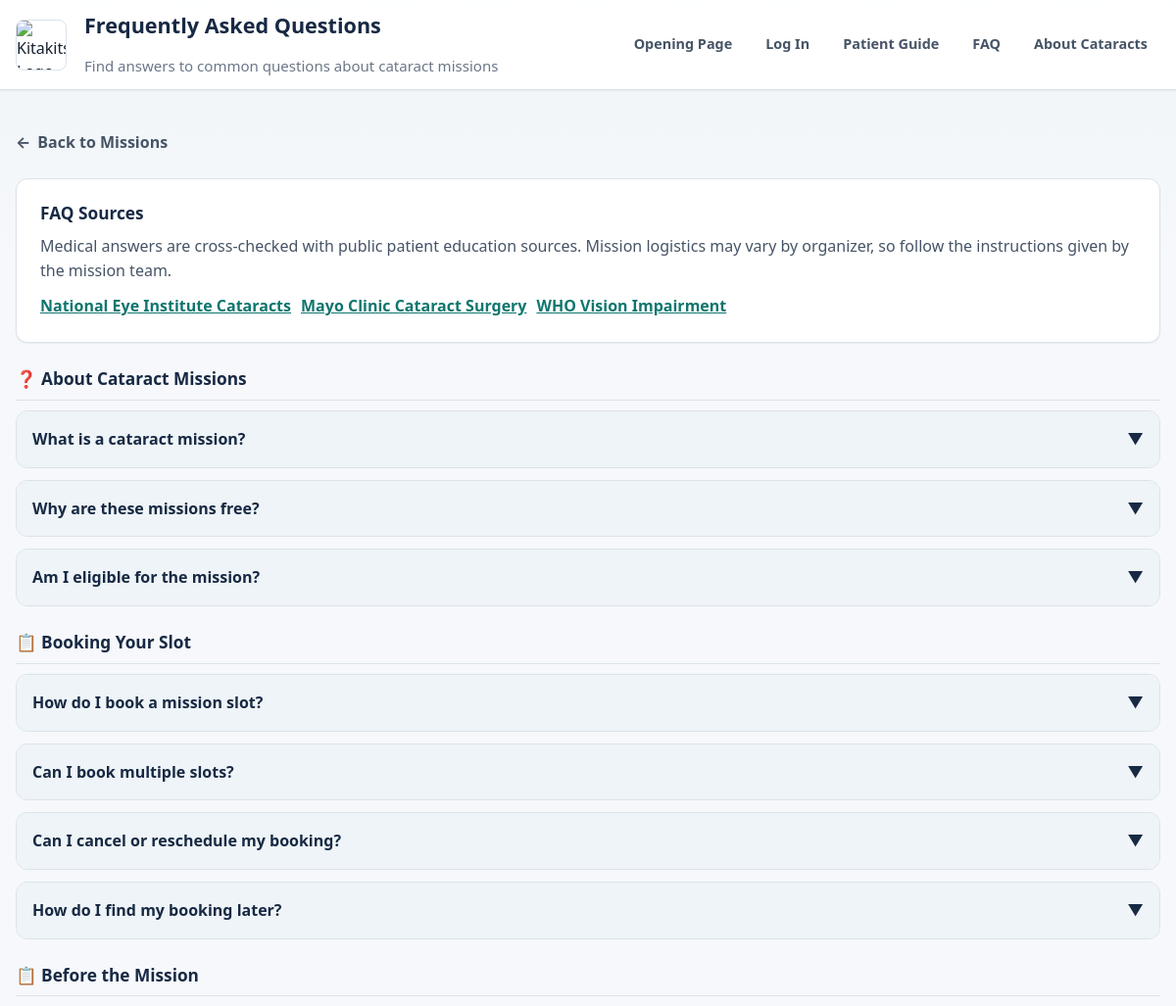
The app's page /pages/faq.php (upper part), older data.
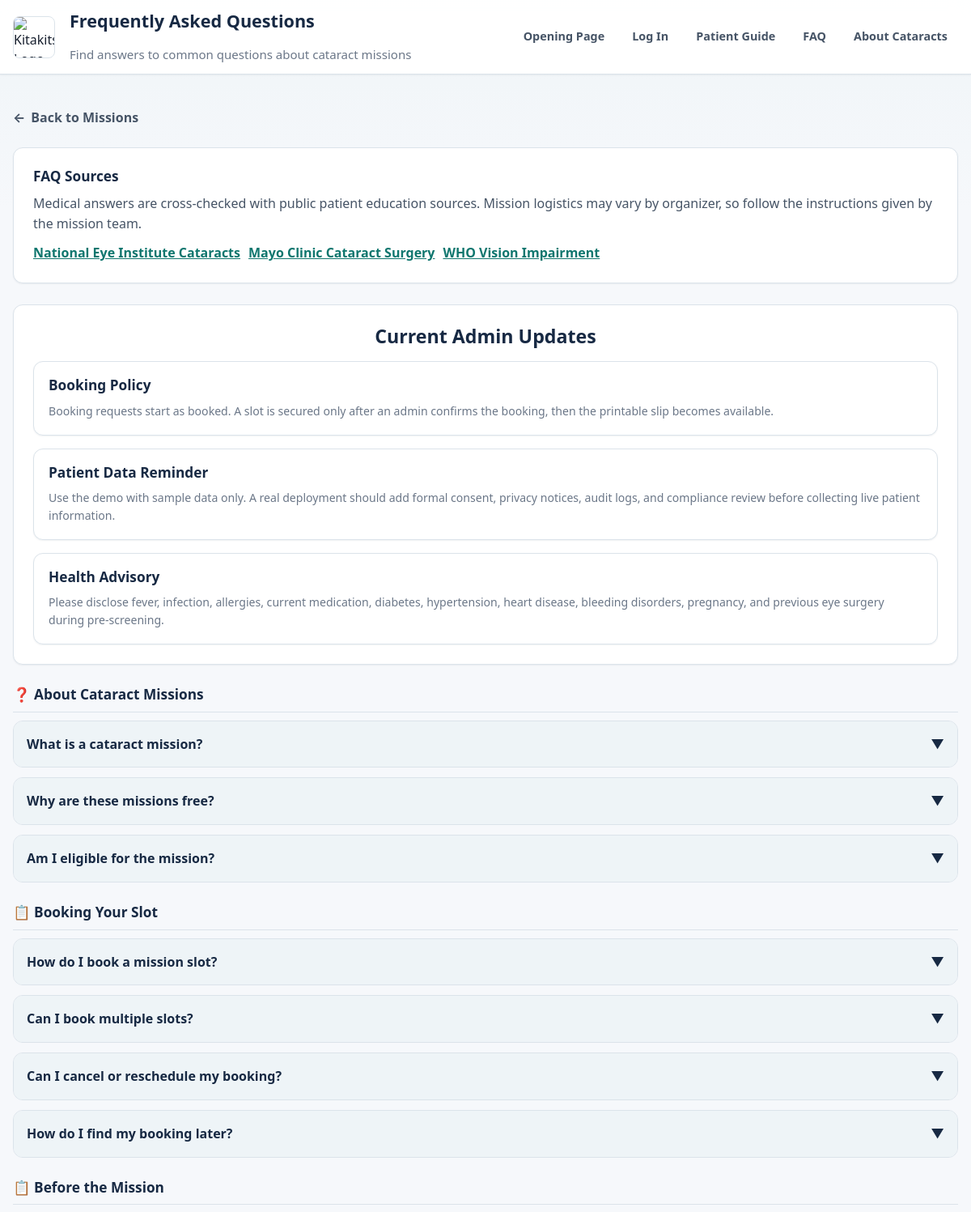
The same page, newer data.
### tables this page shows
CREATE TABLE `content_pages` (
  `page_id` int(11) NOT NULL AUTO_INCREMENT,
  `page_key` varchar(80) NOT NULL,
  `title` varchar(150) NOT NULL,
  `body` longtext NOT NULL,
  `status` enum('draft','published','archived') NOT NULL DEFAULT 'draft',
  `updated_by` int(11) DEFAULT NULL,
  `published_at` timestamp NULL DEFAULT NULL,
  `created_at` timestamp NOT NULL DEFAULT current_timestamp(),
  `updated_at` timestamp NOT NULL DEFAULT current_timestamp() ON UPDATE current_timestamp(),
  PRIMARY KEY (`page_id`),
  UNIQUE KEY `uq_content_pages_key` (`page_key`),
  KEY `idx_content_pages_status` (`status`),
  KEY `idx_content_pages_updated_by` (`updated_by`),
  CONSTRAINT `fk_content_pages_updated_by` FOREIGN KEY (`updated_by`) REFERENCES `users` (`user_id`) ON DELETE SET NULL ON UPDATE CASCADE
);

### public/pages/faq.php (the view, shortened to what this page needs)
<?php
require_once(__DIR__ . '/../../app/config/db.php');
$managed_content = [];
try {
    $content_stmt = $conn->prepare("SELECT page_key, title, body
                                    FROM content_pages
                                    WHERE status = 'published'
                                      AND page_key IN ('faq_booking_policy', 'faq_health_privacy', 'health_advisory')
                                    ORDER BY page_key ASC");
    $content_stmt->execute();
    $managed_content = $content_stmt->fetchAll(PDO::FETCH_ASSOC);
} catch (PDOException $e) {
    $managed_content = [];
}
?>
<!DOCTYPE html>
<html lang="en">
<head>
    <link rel="stylesheet" href="../assets/css/style.css">
</head>
<body>
    <header>
        <div class="container">
            <div class="header-logo">
                <img src="../assets/images/logo.png" alt="Kitakits Logo">
            </div>
            <div class="header-main">
                <div class="header-content">
                    <h1>Frequently Asked Questions</h1>
                    <p>Find answers to common questions about cataract missions</p>
                </div>
                <div class="header-actions" aria-label="Primary navigation">
                    <nav class="header-nav">
                        <a href="../index.php">Opening Page</a>
                        <a href="login.php">Log In</a>
                        <a href="patient_guide.php">Patient Guide</a>
                        <a href="faq.php">FAQ</a>
                        <a href="about_cataracts.php">About Cataracts</a>
                    </nav>
                </div>
            </div>
        </div>
    </header>
    <main class="container">
        <a href="../index.php" class="btn-back">
            <span>← </span>
            Back to Missions
        </a>
        <div class="source-panel">
            <h3>FAQ Sources</h3>
            <p>Medical answers are cross-checked with public patient education sources. Mission logistics may vary by organizer, so follow the instructions given by the mission team.</p>
            <div class="source-links">
                <a class="source-button" href="https://www.nei.nih.gov/eye-health-information/eye-conditions-and-diseases/cataracts" target="_blank" rel="noopener">National Eye Institute Cataracts</a>
                <a class="source-button" href="https://www.mayoclinic.org/tests-procedures/cataract-surgery/about/pac-20384765" target="_blank" rel="noopener">Mayo Clinic Cataract Surgery</a>
                <a class="source-button" href="https://www.who.int/en/news-room/fact-sheets/detail/blindness-and-visual-impairment" target="_blank" rel="noopener">WHO Vision Impairment</a>
            </div>
        </div>
        <?php if ($managed_content): ?>
            <section class="patient-resources">
                <h2 class="centered-section-title">Current Admin Updates</h2>
                <div class="content-advisory-grid">
                    <?php foreach ($managed_content as $page): ?>
                        <article class="content-advisory">
                            <h3><?php echo htmlspecialchars($page['title']); ?></h3>
                            <p><?php echo nl2br(htmlspecialchars($page['body'])); ?></p>
                        </article>
                    <?php endforeach; ?>
                </div>
            </section>
        <?php endif; ?>
        <div class="faq-category">
            <h3>❓ About Cataract Missions</h3>
            <div class="faq-item">
                <div class="faq-question">
                    <span>What is a cataract mission?</span>
                    <span class="faq-toggle">▼</span>
                </div>
            </div>
            <div class="faq-item">
                <div class="faq-question">
                    <span>Why are these missions free?</span>
                    <span class="faq-toggle">▼</span>
                </div>
            </div>
            <div class="faq-item">
                <div class="faq-question">
                    <span>Am I eligible for the mission?</span>
                    <span class="faq-toggle">▼</span>
                </div>
            </div>
        </div>
        <div class="faq-category">
            <h3>📋 Booking Your Slot</h3>
            <div class="faq-item">
                <div class="faq-question">
                    <span>How do I book a mission slot?</span>
                    <span class="faq-toggle">▼</span>
                </div>
            </div>
            <div class="faq-item">
                <div class="faq-question">
                    <span>Can I book multiple slots?</span>
                    <span class="faq-toggle">▼</span>
                </div>
            </div>
            <div class="faq-item">
                <div class="faq-question">
                    <span>Can I cancel or reschedule my booking?</span>
                    <span class="faq-toggle">▼</span>
                </div>
            </div>
            <div class="faq-item">
                <div class="faq-question">
                    <span>How do I find my booking later?</span>
                    <span class="faq-toggle">▼</span>
                </div>
            </div>
        </div>
        <div class="faq-category">
            <h3>📋 Before the Mission</h3>
        </div>
    </main>
</body>
</html>

Row changes from the older to the newer data that the page shows:
added content_pages: title "Booking Policy", body "Booking requests start as booked. A slot is secured only after an admin confirms the booking, then the printable slip becomes available."
added content_pages: title "Patient Data Reminder", body "Use the demo with sample data only. A real deployment should add formal consent, privacy notices, audit logs, and compliance review before collecting live patient information."
added content_pages: title "Health Advisory", body "Please disclose fever, infection, allergies, current medication, diabetes, hypertension, heart disease, bleeding disorders, pregnancy, and previous eye surgery during pre-screening."
Text that changed along with them:
text now shown: "Current Admin Updates"
